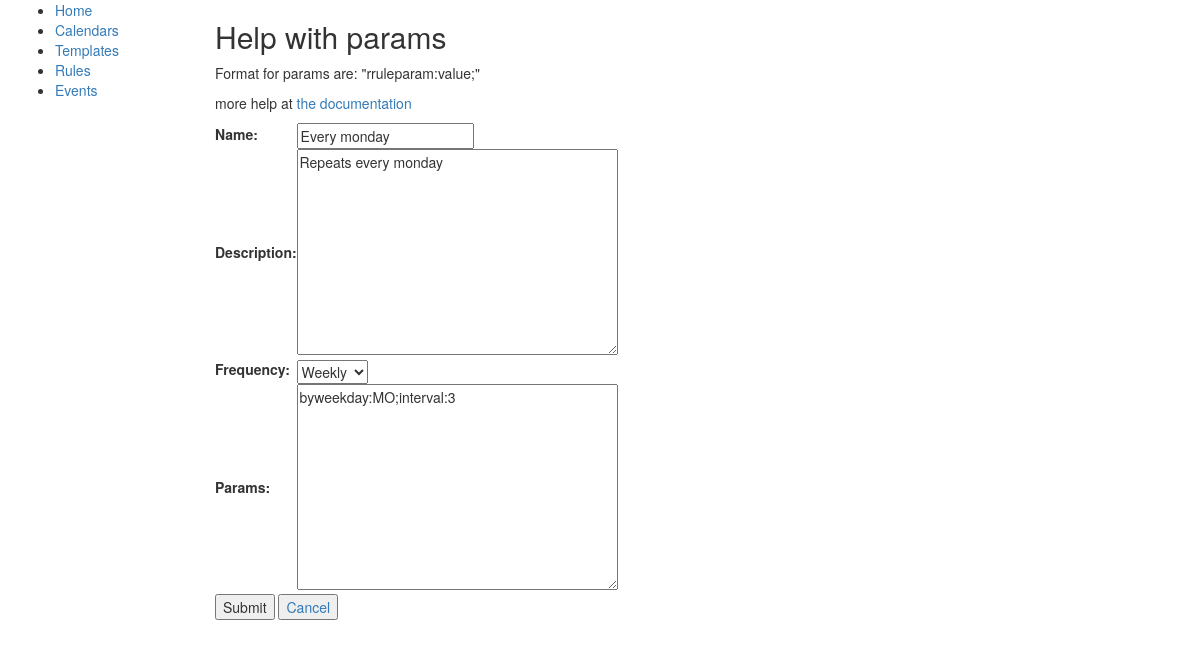
Page /scheduler/rule/1/update on the earlier database version.
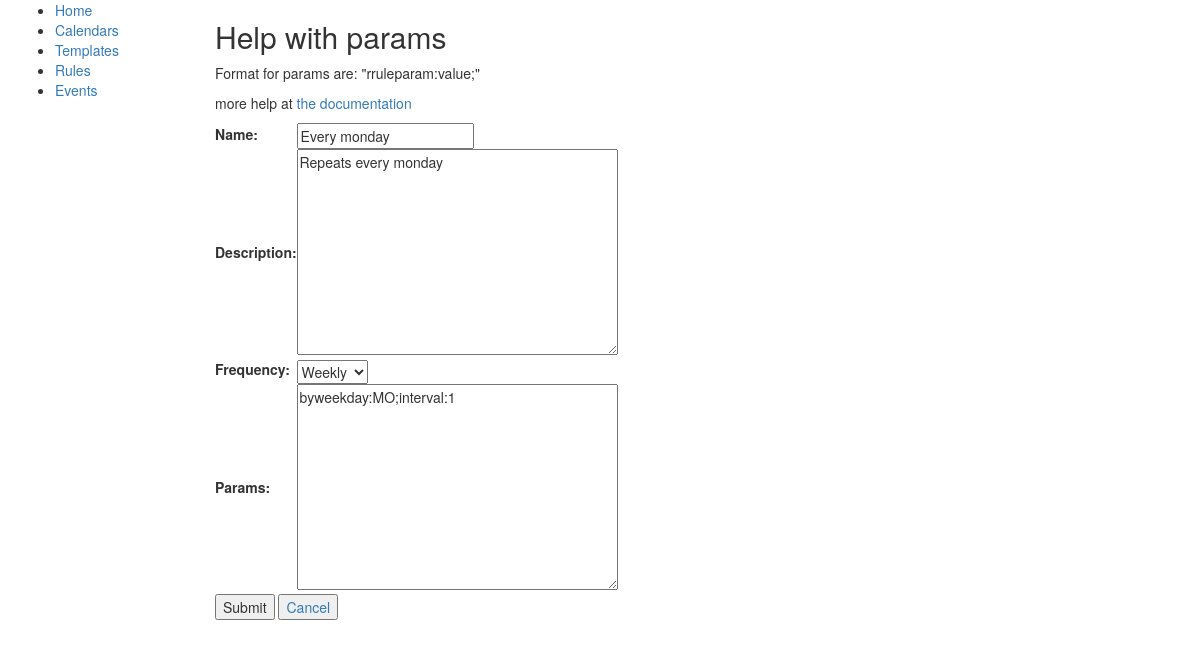
Same page on the later database version.
### scheduler/models.py (models this page shows, shortened)
class SchedulingRule(models.Model):
    freqs = (
        ("YEARLY", "Yearly"),
         ("MONTHLY", "Monthly"),
         ("WEEKLY", "Weekly"),
         ("DAILY", "Daily"),
    )
    _week_days = {
        'MO': MO,
        'TU': TU,
        'WE': WE,
        'TH': TH,
        'FR': FR,
        'SA': SA,
        'SU': SU
    }
    name = models.CharField(max_length=50)
    description = models.TextField()
    frequency = models.CharField("frequency", choices=freqs, max_length=10)
    params = models.TextField("params", blank=True)

### scheduler/views.py (the view)
# urls.py: path('rule/<int:pk>/update', views.SchedulingRuleUpdateView.as_view(), name='rule-update'),
class SchedulingRuleUpdateView(UpdateView):
    model = SchedulingRule
    fields = '__all__'

### scheduler/templates/scheduler/schedulingrule_form.html (shortened to what this page needs)
{% extends "base_generic.html" %}
{% block content %}
<h2>Help with params</h2>
<p>Format for params are: "rruleparam:value;"</p>
<p>more help at <a href="https://dateutil.readthedocs.io/en/stable/rrule.html#module-dateutil.rrule">the documentation</a></p>
<form action="" method="post" enctype="multipart/form-data">
    <table>
    {{ form.as_table }}
    </table>
    <input type="submit" value="Submit" />
    <a href="{% url 'rules' %}"><button type="button">Cancel</button></a>
</form>
{% endblock %}

### scheduler/templates/base_generic.html (shortened to what this page needs)
<!DOCTYPE html>
<html lang="en">
<head>
  <link rel="stylesheet" href="https://maxcdn.bootstrapcdn.com/bootstrap/3.3.7/css/bootstrap.min.css">
</head>
<body>
  <div class="container-fluid">
    <div class="row">
      <div class="col-sm-2">
      {% block sidebar %}
      <ul class="sidebar-nav">
          <li><a href="{% url 'index' %}">Home</a></li>
          <li><a href="{% url 'calendars' %}">Calendars</a></li>
          <li><a href="{% url 'templates' %}">Templates</a></li>
          <li><a href="{% url 'rules' %}">Rules</a></li>
          <li><a href="{% url 'events' %}">Events</a></li>
      </ul>
     {% endblock %}
      </div>
      <div class="col-sm-10 ">
      {% block content %}{% endblock %}
      </div>
    </div>
  </div>
</body>
</html>

Differences in the rows shown:
changed SchedulingRule "Every monday": params "byweekday:MO;interval:3" → "byweekday:MO;interval:1"
